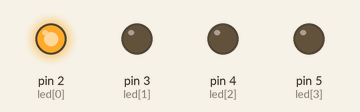
Recording of a sketch running on a simulated Arduino Uno, built with avr-gcc and run on an emulated ATmega328P. On the bench: output pins drawn as LEDs (lit = HIGH).

Above: at 0.2 s.
At 1.2 s:
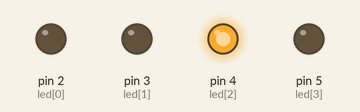
At 2.2 s:
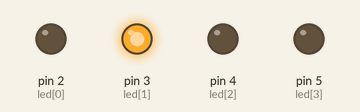
At 3.2 s:
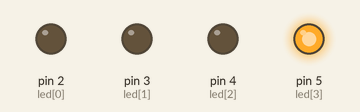
At 4.7 s:
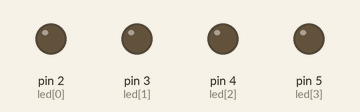
Timing chart, 0 to 5.2 s (numbered marks = the images above):
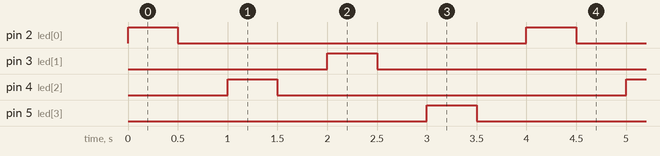

The sketch:

oddeven.ino
```cpp
int led[4]={2,3,4,5};

void setup()
{
  for(int i=3 ; i>=0 ; i--)
  {
    pinMode(led[i], OUTPUT);
  }

}

void loop()
{
  for(int i=0 ; i<4 ; i=i+2)
  {
    digitalWrite(led[i], HIGH);
    delay(500);

    digitalWrite(led[i], LOW);
    delay(500);
  }

  for(int i=1 ; i<4 ; i=i+2)
  {
    digitalWrite(led[i], HIGH);
    delay(500);

    digitalWrite(led[i], LOW);
    delay(500);
  }

}
```

Measured:
- by itself, pin 2 (led[0]), pin 3 (led[1]), pin 4 (led[2]), pin 5 (led[3]): alternates HIGH for 0.50 s and LOW for 3.5 s
- by itself, everything shown: repeats every 4.0 s, in 8 steps
